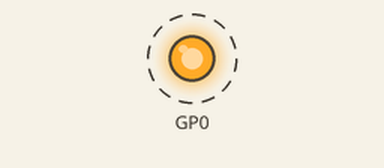
Bench run of a program on a simulated Raspberry Pi Pico. On the bench: output pins drawn as LEDs (lit = HIGH). Dashed ring = blinking. What the program prints to the serial monitor is not drawn.

Above: at 0.2 s.
Timing chart, 0 to 3.0 s (numbered marks = the images above):
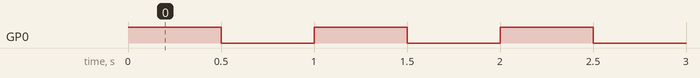

The program:

main.cpp
```cpp
#include <Arduino.h>
#include "maker_pi_pins.h"


void setup() {
  // initialise serial port
  Serial.begin(115200);
  // initialise LED pin
  pinMode(maker_pi::GROOVE_1_A, OUTPUT);
}


void loop() {
  // turn on LED on pin assigned to GROOVE 1 pin num 0
  digitalWrite(maker_pi::GROOVE_1_A, HIGH);
  // print pin state
  printf("Pin is set to low\n");
  // wait half of a second
  delay(500);
  // turn of the LED
  digitalWrite(maker_pi::GROOVE_1_A, LOW);
  printf("Pin is set to high\n");
  delay(500);
}
```

maker_pi_pins.h
```cpp
#ifndef __MAKER_PI_PINOUT__
#define __MAKER_PI_PINOUT__

namespace maker_pi {
    // servo motors
    static const unsigned int SERVO_0 = 12;
    static const unsigned int SERVO_1 = 13;
    static const unsigned int SERVO_2 = 14;
    static const unsigned int SERVO_3 = 15;

    // dc motors
    static const unsigned int MOTOR_1_A = 8;
    static const unsigned int MOTOR_1_B = 9;
    static const unsigned int MOTOR_2_A = 10;
    static const unsigned int MOTOR_2_B = 11;

    // buttons
    static const unsigned int BUTTON_GP_20 = 20;
    static const unsigned int BUTTON_GP_21 = 21;

    // misc
    static const unsigned int BUZZER = 11;
    static const unsigned int RGB_DIODE = 22;
    static const unsigned int BATTER_ADC = 29;

    // groove
    static const unsigned int GROOVE_1_A = 0;
    static const unsigned int GROOVE_1_B = 1;
    static const unsigned int GROOVE_2_A = 2;
    static const unsigned int GROOVE_2_B = 3;
    static const unsigned int GROOVE_3_A = 4;
    static const unsigned int GROOVE_3_B = 5;
    static const unsigned int GROOVE_4_A = 16;
    static const unsigned int GROOVE_4_B = 17;
    static const unsigned int GROOVE_5_A = 6;
    static const unsigned int GROOVE_5_B = 26;
    static const unsigned int GROOVE_6_A = 26;
    static const unsigned int GROOVE_6_B = 27;
    static const unsigned int GROOVE_7_A = 7;
    static const unsigned int GROOVE_7_B = 28;

    // constant for PWM
    static const int MAX_PWM = 65535;
} // namespace maker_pi

#endif //__MAKER_PI_PINOUT__
```

Measured:
- by itself, GP0: alternates HIGH for 0.50 s and LOW for 0.50 s
